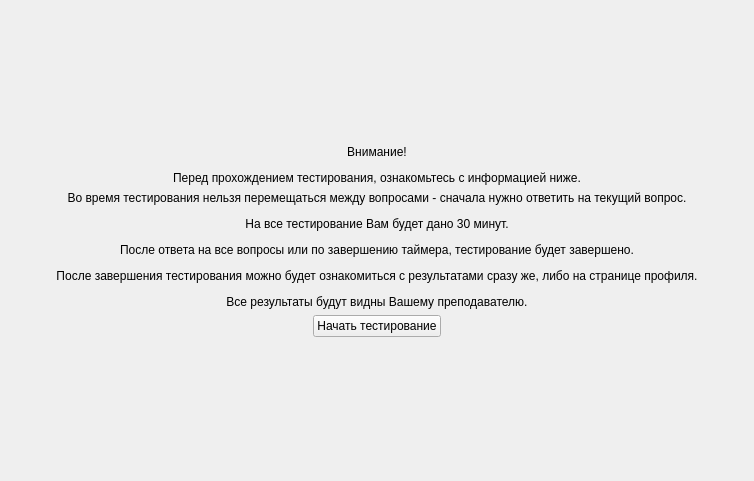
<?xml version="1.0" encoding="UTF-8"?>
<ui version="4.0">
 <class>TestStartPage</class>
 <widget class="QWidget" name="TestStartPage">
  <property name="geometry">
   <rect>
    <x>0</x>
    <y>0</y>
    <width>754</width>
    <height>481</height>
   </rect>
  </property>
  <property name="windowTitle">
   <string>Form</string>
  </property>
  <layout class="QVBoxLayout" name="verticalLayout">
   <item>
    <spacer name="verticalSpacer_2">
     <property name="orientation">
      <enum>Qt::Vertical</enum>
     </property>
     <property name="sizeHint" stdset="0">
      <size>
       <width>20</width>
       <height>40</height>
      </size>
     </property>
    </spacer>
   </item>
   <item>
    <widget class="QLabel" name="lbl_warning">
     <property name="text">
      <string>&lt;html&gt;&lt;head/&gt;&lt;body&gt;&lt;p&gt;Внимание!&lt;/p&gt;&lt;p&gt;Перед прохождением тестирования, ознакомьтесь с информацией ниже.&lt;/p&gt;&lt;/body&gt;&lt;/html&gt;</string>
     </property>
     <property name="alignment">
      <set>Qt::AlignCenter</set>
     </property>
    </widget>
   </item>
   <item>
    <widget class="QLabel" name="lbl_test_info">
     <property name="text">
      <string>&lt;html&gt;&lt;head/&gt;&lt;body&gt;&lt;p&gt;Во время тестирования нельзя перемещаться между вопросами - сначала нужно ответить на текущий вопрос.&lt;/p&gt;&lt;p&gt;На все тестирование Вам будет дано 30 минут.&lt;/p&gt;&lt;p&gt;После ответа на все вопросы или по завершению таймера, тестирование будет завершено.&lt;/p&gt;&lt;p&gt;После завершения тестирования можно будет ознакомиться с результатами сразу же, либо на странице профиля.&lt;/p&gt;&lt;p&gt;Все результаты будут видны Вашему преподавателю.&lt;/p&gt;&lt;/body&gt;&lt;/html&gt;</string>
     </property>
     <property name="alignment">
      <set>Qt::AlignCenter</set>
     </property>
    </widget>
   </item>
   <item>
    <layout class="QHBoxLayout" name="horizontalLayout">
     <item>
      <spacer name="horizontalSpacer">
       <property name="orientation">
        <enum>Qt::Horizontal</enum>
       </property>
       <property name="sizeHint" stdset="0">
        <size>
         <width>40</width>
         <height>20</height>
        </size>
       </property>
      </spacer>
     </item>
     <item>
      <widget class="QPushButton" name="btn_start">
       <property name="sizePolicy">
        <sizepolicy hsizetype="Maximum" vsizetype="Fixed">
         <horstretch>0</horstretch>
         <verstretch>0</verstretch>
        </sizepolicy>
       </property>
       <property name="text">
        <string>Начать тестирование</string>
       </property>
      </widget>
     </item>
     <item>
      <spacer name="horizontalSpacer_2">
       <property name="orientation">
        <enum>Qt::Horizontal</enum>
       </property>
       <property name="sizeHint" stdset="0">
        <size>
         <width>40</width>
         <height>20</height>
        </size>
       </property>
      </spacer>
     </item>
    </layout>
   </item>
   <item>
    <spacer name="verticalSpacer">
     <property name="orientation">
      <enum>Qt::Vertical</enum>
     </property>
     <property name="sizeHint" stdset="0">
      <size>
       <width>20</width>
       <height>40</height>
      </size>
     </property>
    </spacer>
   </item>
  </layout>
 </widget>
 <resources/>
 <connections/>
</ui>
